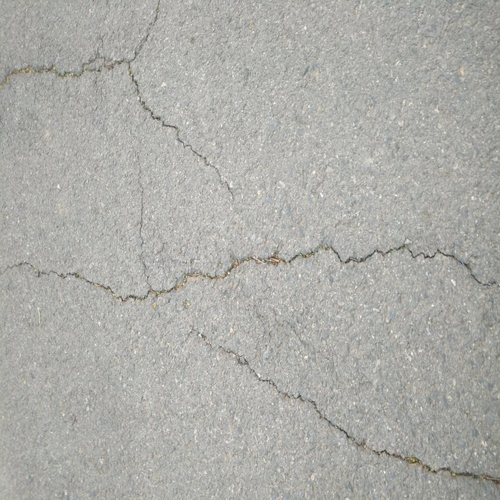
#> input picture img/0324.jpg, 500 x 500 px; its folder holds 4 pictures in this run
$ python resizeImg.py   (older library calls are emulated)
#> lines starting #> are read from the running program, lines starting #| are printed output that depends on the picture; pictures that were not available may be replaced by others from this repository, and a replacement may not be noted
import cv2
from scipy.misc import imsave

fname = 324

oImg = cv2.imread(f'{fname:04d}.jpg')
#> oImg is the input picture: shape (500, 500, 3); mean B, G, R 168.5, 173.2, 173.2
img = cv2.imread(f'{fname:04d}_gt.jpg', 0)  # 直接读为灰度图像
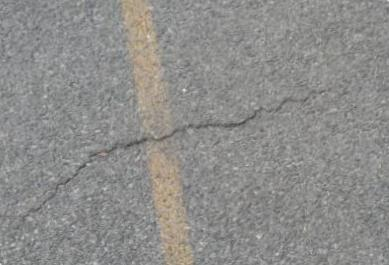
#> input picture img/0000.jpg, 389 x 265 px, given in place of 0324_gt.jpg, which was not available
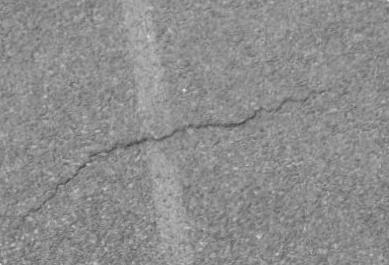
#> img: shape (265, 389); min 61, max 225, mean 141.3
h,w,_=oImg.shape
#> h = 500; w = 500
img=cv2.resize(img,(h,w))
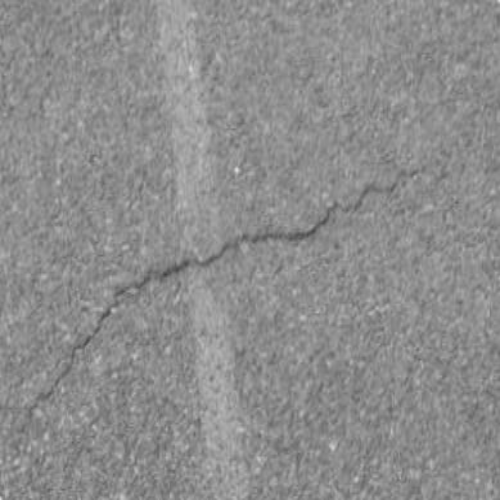
#> img: shape (500, 500); min 63, max 220, mean 141.2
imsave(f'{fname:04d}_gt.jpg',img)
